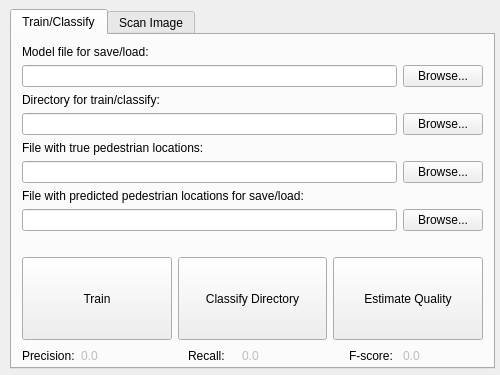
<?xml version="1.0" encoding="UTF-8"?>
<ui version="4.0">
 <class>View</class>
 <widget class="QWidget" name="View">
  <property name="geometry">
   <rect>
    <x>0</x>
    <y>0</y>
    <width>500</width>
    <height>375</height>
   </rect>
  </property>
  <property name="sizePolicy">
   <sizepolicy hsizetype="Preferred" vsizetype="Preferred">
    <horstretch>0</horstretch>
    <verstretch>0</verstretch>
   </sizepolicy>
  </property>
  <property name="windowTitle">
   <string>Pedestrian Detector</string>
  </property>
  <widget class="QTabWidget" name="mainTabWidget">
   <property name="geometry">
    <rect>
     <x>10</x>
     <y>9</y>
     <width>485</width>
     <height>360</height>
    </rect>
   </property>
   <property name="toolTip">
    <string/>
   </property>
   <property name="statusTip">
    <string/>
   </property>
   <property name="whatsThis">
    <string/>
   </property>
   <property name="accessibleName">
    <string/>
   </property>
   <property name="accessibleDescription">
    <string/>
   </property>
   <property name="currentIndex">
    <number>0</number>
   </property>
   <widget class="QWidget" name="tcTab">
    <attribute name="title">
     <string>Train/Classify</string>
    </attribute>
    <widget class="QWidget" name="gridLayoutWidget">
     <property name="geometry">
      <rect>
       <x>10</x>
       <y>10</y>
       <width>461</width>
       <height>321</height>
      </rect>
     </property>
     <layout class="QGridLayout" name="tcMainGridLayout">
      <item row="3" column="0" colspan="7">
       <widget class="QLineEdit" name="dirLineEdit"/>
      </item>
      <item row="3" column="7">
       <widget class="QPushButton" name="dirBrowse">
        <property name="text">
         <string>Browse...</string>
        </property>
       </widget>
      </item>
      <item row="2" column="0" colspan="7">
       <widget class="QLabel" name="dirLabel">
        <property name="text">
         <string>Directory for train/classify:</string>
        </property>
       </widget>
      </item>
      <item row="0" column="0" colspan="7">
       <widget class="QLabel" name="tcModelLabel">
        <property name="text">
         <string>Model file for save/load:</string>
        </property>
       </widget>
      </item>
      <item row="1" column="0" colspan="7">
       <widget class="QLineEdit" name="tcModelLineEdit"/>
      </item>
      <item row="1" column="7">
       <widget class="QPushButton" name="tcModelBrowse">
        <property name="text">
         <string>Browse...</string>
        </property>
       </widget>
      </item>
      <item row="7" column="0" colspan="7">
       <widget class="QLineEdit" name="predLocLineEdit"/>
      </item>
      <item row="7" column="7">
       <widget class="QPushButton" name="predLocBrowse">
        <property name="text">
         <string>Browse...</string>
        </property>
       </widget>
      </item>
      <item row="6" column="0" colspan="7">
       <widget class="QLabel" name="predLocLabel">
        <property name="text">
         <string>File with predicted pedestrian locations for save/load:</string>
        </property>
       </widget>
      </item>
      <item row="11" column="0" colspan="8">
       <layout class="QHBoxLayout" name="mainButtonsLayout">
        <item>
         <widget class="QPushButton" name="trainButton">
          <property name="enabled">
           <bool>true</bool>
          </property>
          <property name="sizePolicy">
           <sizepolicy hsizetype="Expanding" vsizetype="Expanding">
            <horstretch>0</horstretch>
            <verstretch>0</verstretch>
           </sizepolicy>
          </property>
          <property name="text">
           <string>Train</string>
          </property>
         </widget>
        </item>
        <item>
         <widget class="QPushButton" name="classifyDirectoryButton">
          <property name="sizePolicy">
           <sizepolicy hsizetype="Expanding" vsizetype="Expanding">
            <horstretch>0</horstretch>
            <verstretch>0</verstretch>
           </sizepolicy>
          </property>
          <property name="text">
           <string>Classify Directory</string>
          </property>
         </widget>
        </item>
        <item>
         <widget class="QPushButton" name="estimateQualityButton">
          <property name="sizePolicy">
           <sizepolicy hsizetype="Expanding" vsizetype="Expanding">
            <horstretch>0</horstretch>
            <verstretch>0</verstretch>
           </sizepolicy>
          </property>
          <property name="text">
           <string>Estimate Quality</string>
          </property>
         </widget>
        </item>
       </layout>
      </item>
      <item row="12" column="0">
       <widget class="QLabel" name="precisionLabel">
        <property name="text">
         <string>Precision:</string>
        </property>
       </widget>
      </item>
      <item row="12" column="1">
       <widget class="QLabel" name="precisionValue">
        <property name="enabled">
         <bool>false</bool>
        </property>
        <property name="text">
         <string>0.0</string>
        </property>
       </widget>
      </item>
      <item row="12" column="3">
       <widget class="QLabel" name="recallLabel">
        <property name="text">
         <string>Recall:</string>
        </property>
       </widget>
      </item>
      <item row="12" column="4">
       <widget class="QLabel" name="recallValue">
        <property name="enabled">
         <bool>false</bool>
        </property>
        <property name="text">
         <string>0.0</string>
        </property>
       </widget>
      </item>
      <item row="12" column="6">
       <widget class="QLabel" name="fScoreLabel">
        <property name="text">
         <string>F-score:</string>
        </property>
       </widget>
      </item>
      <item row="12" column="7">
       <widget class="QLabel" name="fScoreValue">
        <property name="enabled">
         <bool>false</bool>
        </property>
        <property name="text">
         <string>0.0</string>
        </property>
       </widget>
      </item>
      <item row="12" column="5">
       <spacer name="prfHorizontalSpacer2">
        <property name="orientation">
         <enum>Qt::Horizontal</enum>
        </property>
        <property name="sizeType">
         <enum>QSizePolicy::Ignored</enum>
        </property>
        <property name="sizeHint" stdset="0">
         <size>
          <width>40</width>
          <height>20</height>
         </size>
        </property>
       </spacer>
      </item>
      <item row="10" column="0" colspan="8">
       <spacer name="horizontalSpacer">
        <property name="orientation">
         <enum>Qt::Horizontal</enum>
        </property>
        <property name="sizeHint" stdset="0">
         <size>
          <width>40</width>
          <height>20</height>
         </size>
        </property>
       </spacer>
      </item>
      <item row="4" column="0" colspan="7">
       <widget class="QLabel" name="trueLocLabel">
        <property name="text">
         <string>File with true pedestrian locations:</string>
        </property>
       </widget>
      </item>
      <item row="5" column="0" colspan="7">
       <widget class="QLineEdit" name="trueLocLineEdit"/>
      </item>
      <item row="5" column="7">
       <widget class="QPushButton" name="trueLocBrowse">
        <property name="text">
         <string>Browse...</string>
        </property>
       </widget>
      </item>
      <item row="12" column="2">
       <spacer name="prfHorizontalSpacer1">
        <property name="orientation">
         <enum>Qt::Horizontal</enum>
        </property>
        <property name="sizeType">
         <enum>QSizePolicy::Ignored</enum>
        </property>
        <property name="sizeHint" stdset="0">
         <size>
          <width>40</width>
          <height>20</height>
         </size>
        </property>
       </spacer>
      </item>
     </layout>
    </widget>
   </widget>
   <widget class="QWidget" name="siTab">
    <attribute name="title">
     <string>Scan Image</string>
    </attribute>
    <widget class="QWidget" name="gridLayoutWidget_5">
     <property name="geometry">
      <rect>
       <x>10</x>
       <y>10</y>
       <width>461</width>
       <height>321</height>
      </rect>
     </property>
     <layout class="QGridLayout" name="siMainGridLayout">
      <item row="2" column="0">
       <widget class="QLabel" name="imageForScanLabel">
        <property name="text">
         <string>Image for scan:</string>
        </property>
       </widget>
      </item>
      <item row="3" column="0">
       <widget class="QLineEdit" name="imageForScanLineEdit">
        <property name="sizePolicy">
         <sizepolicy hsizetype="Expanding" vsizetype="Fixed">
          <horstretch>0</horstretch>
          <verstretch>0</verstretch>
         </sizepolicy>
        </property>
       </widget>
      </item>
      <item row="3" column="1">
       <widget class="QPushButton" name="imageForScanBrowse">
        <property name="text">
         <string>Browse...</string>
        </property>
       </widget>
      </item>
      <item row="1" column="0">
       <widget class="QLineEdit" name="siModelLineEdit"/>
      </item>
      <item row="0" column="0">
       <widget class="QLabel" name="siModelLabel">
        <property name="text">
         <string>Model file:</string>
        </property>
       </widget>
      </item>
      <item row="1" column="1">
       <widget class="QPushButton" name="siModelBrowse">
        <property name="text">
         <string>Browse...</string>
        </property>
       </widget>
      </item>
      <item row="0" column="2" rowspan="4">
       <widget class="QPushButton" name="scanImageButton">
        <property name="sizePolicy">
         <sizepolicy hsizetype="Preferred" vsizetype="Preferred">
          <horstretch>0</horstretch>
          <verstretch>0</verstretch>
         </sizepolicy>
        </property>
        <property name="text">
         <string>Scan Image</string>
        </property>
       </widget>
      </item>
      <item row="4" column="0" colspan="3">
       <widget class="QScrollArea" name="siScrollArea">
        <property name="sizePolicy">
         <sizepolicy hsizetype="Preferred" vsizetype="Minimum">
          <horstretch>0</horstretch>
          <verstretch>0</verstretch>
         </sizepolicy>
        </property>
        <property name="minimumSize">
         <size>
          <width>0</width>
          <height>220</height>
         </size>
        </property>
        <property name="frameShape">
         <enum>QFrame::StyledPanel</enum>
        </property>
        <property name="widgetResizable">
         <bool>false</bool>
        </property>
        <widget class="QWidget" name="scrollAreaWidgetContents">
         <property name="geometry">
          <rect>
           <x>0</x>
           <y>0</y>
           <width>459</width>
           <height>199</height>
          </rect>
         </property>
        </widget>
       </widget>
      </item>
     </layout>
    </widget>
   </widget>
  </widget>
 </widget>
 <resources/>
 <connections>
  <connection>
   <sender>predLocBrowse</sender>
   <signal>clicked()</signal>
   <receiver>View</receiver>
   <slot>chooseUserLocationFileButton()</slot>
   <hints>
    <hint type="sourcelabel">
     <x>481</x>
     <y>227</y>
    </hint>
    <hint type="destinationlabel">
     <x>498</x>
     <y>224</y>
    </hint>
   </hints>
  </connection>
  <connection>
   <sender>dirBrowse</sender>
   <signal>clicked()</signal>
   <receiver>View</receiver>
   <slot>chooseDirButton()</slot>
   <hints>
    <hint type="sourcelabel">
     <x>413</x>
     <y>131</y>
    </hint>
    <hint type="destinationlabel">
     <x>498</x>
     <y>111</y>
    </hint>
   </hints>
  </connection>
  <connection>
   <sender>trueLocBrowse</sender>
   <signal>clicked()</signal>
   <receiver>View</receiver>
   <slot>chooseTrueLocationFileButton()</slot>
   <hints>
    <hint type="sourcelabel">
     <x>481</x>
     <y>179</y>
    </hint>
    <hint type="destinationlabel">
     <x>498</x>
     <y>170</y>
    </hint>
   </hints>
  </connection>
  <connection>
   <sender>classifyDirectoryButton</sender>
   <signal>clicked()</signal>
   <receiver>View</receiver>
   <slot>classifyDirectoryButton()</slot>
   <hints>
    <hint type="sourcelabel">
     <x>303</x>
     <y>303</y>
    </hint>
    <hint type="destinationlabel">
     <x>275</x>
     <y>344</y>
    </hint>
   </hints>
  </connection>
  <connection>
   <sender>estimateQualityButton</sender>
   <signal>clicked()</signal>
   <receiver>View</receiver>
   <slot>estimateQualityButton()</slot>
   <hints>
    <hint type="sourcelabel">
     <x>345</x>
     <y>332</y>
    </hint>
    <hint type="destinationlabel">
     <x>371</x>
     <y>344</y>
    </hint>
   </hints>
  </connection>
  <connection>
   <sender>scanImageButton</sender>
   <signal>clicked()</signal>
   <receiver>View</receiver>
   <slot>scanImageButton()</slot>
   <hints>
    <hint type="sourcelabel">
     <x>459</x>
     <y>69</y>
    </hint>
    <hint type="destinationlabel">
     <x>498</x>
     <y>144</y>
    </hint>
   </hints>
  </connection>
  <connection>
   <sender>imageForScanBrowse</sender>
   <signal>clicked()</signal>
   <receiver>View</receiver>
   <slot>chooseImageForScan()</slot>
   <hints>
    <hint type="sourcelabel">
     <x>400</x>
     <y>131</y>
    </hint>
    <hint type="destinationlabel">
     <x>498</x>
     <y>102</y>
    </hint>
   </hints>
  </connection>
  <connection>
   <sender>tcModelBrowse</sender>
   <signal>clicked()</signal>
   <receiver>View</receiver>
   <slot>chooseTCModelFileButton()</slot>
   <hints>
    <hint type="sourcelabel">
     <x>433</x>
     <y>74</y>
    </hint>
    <hint type="destinationlabel">
     <x>496</x>
     <y>5</y>
    </hint>
   </hints>
  </connection>
  <connection>
   <sender>siModelBrowse</sender>
   <signal>clicked()</signal>
   <receiver>View</receiver>
   <slot>chooseSIModelFileButton()</slot>
   <hints>
    <hint type="sourcelabel">
     <x>354</x>
     <y>65</y>
    </hint>
    <hint type="destinationlabel">
     <x>408</x>
     <y>4</y>
    </hint>
   </hints>
  </connection>
  <connection>
   <sender>trainButton</sender>
   <signal>clicked()</signal>
   <receiver>View</receiver>
   <slot>trainButton()</slot>
   <hints>
    <hint type="sourcelabel">
     <x>27</x>
     <y>306</y>
    </hint>
    <hint type="destinationlabel">
     <x>182</x>
     <y>344</y>
    </hint>
   </hints>
  </connection>
 </connections>
 <slots>
  <slot>chooseDirButton()</slot>
  <slot>chooseTrueLocationFileButton()</slot>
  <slot>trainButton()</slot>
  <slot>chooseUserLocationFileButton()</slot>
  <slot>classifyDirectoryButton()</slot>
  <slot>estimateQualityButton()</slot>
  <slot>scanImageButton()</slot>
  <slot>chooseImageForScan()</slot>
  <slot>chooseTCModelFileButton()</slot>
  <slot>chooseSIModelFileButton()</slot>
 </slots>
</ui>
